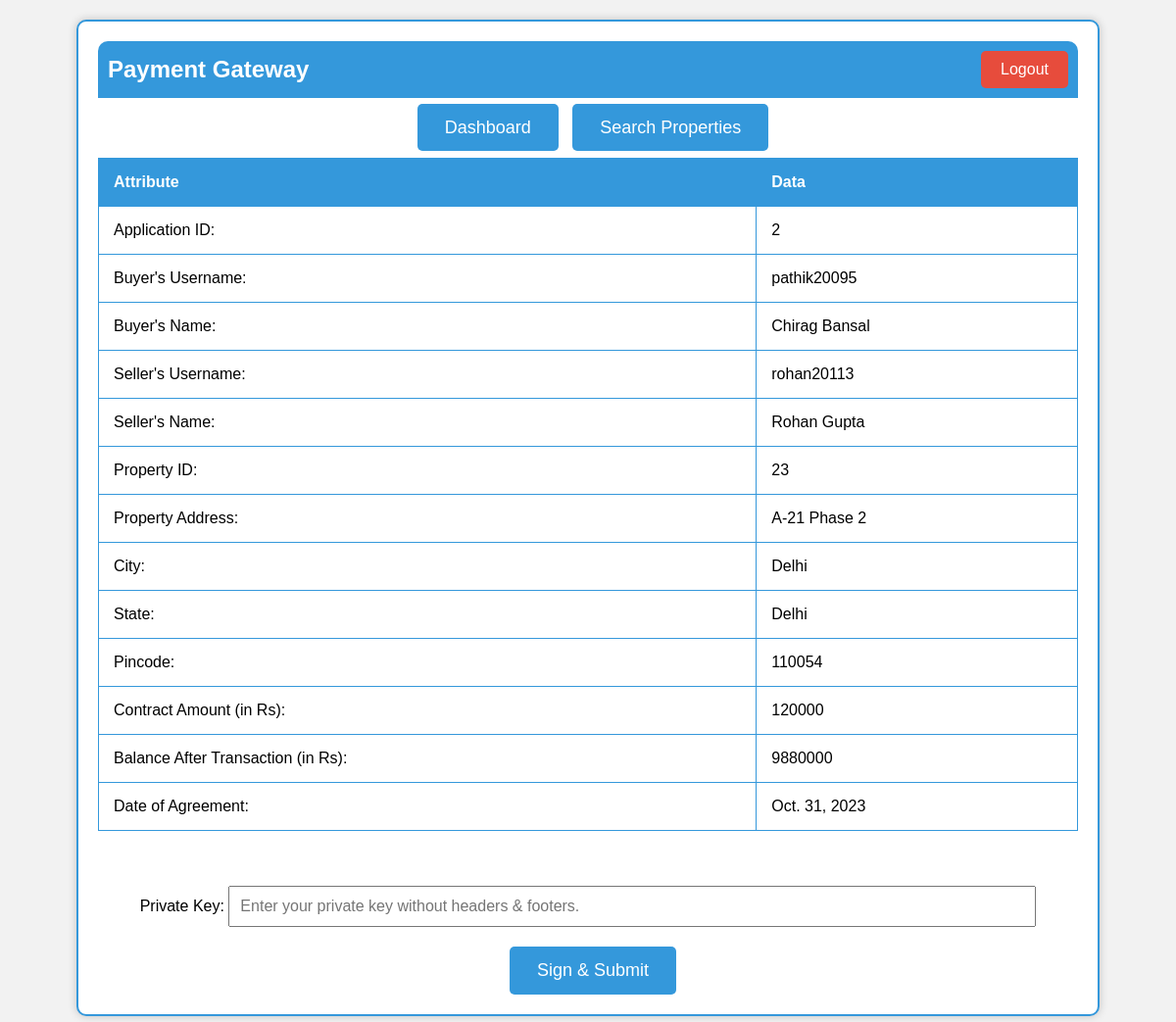
Screenshot of /payment_gateway/2 (signed in) with the database file from the repository.
### project_app/models.py (models this page shows, shortened)
class PropertyApplications(models.Model):
    property_id = models.DecimalField(decimal_places=0, max_digits=10, null = False, blank = False, default = False)
    property_owner = models.CharField(max_length=30,  null= False, blank=False, default = False)
    interested_user = models.CharField(max_length=30,  null= False, blank=False, default = False)
    status = models.CharField(max_length=15, null = False, blank = False, default = "PENDING")

class Property(models.Model):
    owner = models.CharField(max_length=30,  null= False, blank=False, default = None)
    address_line_1 = models.CharField(max_length=30,  null= False, blank=False, default = None)
    address_line_2 = models.CharField(max_length=30,  null= False, blank=True, default = '')
    state = models.CharField(max_length=30,  null= False, blank=False, default = None)
    city = models.CharField(max_length=30,  null= False, blank=False, default = None)
    pincode = models.CharField(max_length=6,  null= False, blank=False, default = None)
    type = models.CharField(max_length=4,  null= False, blank=False, default = None)
    duration = models.DecimalField(decimal_places=0, max_digits=3, validators=[MaxValueValidator(limit_value=240)], null = True, blank = True, default = None)
    price = models.DecimalField(decimal_places=0, max_digits=10, null = True, blank = True, default= 0)
    facilities = models.CharField(max_length=20,  null= False, blank=False, default = None)

class Property_Transfer_Contract(models.Model):
    id = models.AutoField(primary_key=True)
    application_id = models.DecimalField(decimal_places=0, max_digits=10, null = False, blank = False, default = None)
    property_id = models.DecimalField(decimal_places=0, max_digits=10, null = False, blank = False, default = None)
    property_address_line_1 = models.CharField(max_length=30,  null= False, blank=False, default = None)
    property_address_line_2 = models.CharField(max_length=30,  null= False, blank=True, default = '')
    property_state = models.CharField(max_length=30,  null= False, blank=False, default = None)
    property_city = models.CharField(max_length=30,  null= False, blank=False, default = None)
    property_pincode = models.CharField(max_length=6,  null= False, blank=False, default = None)
    buyer = models.CharField(max_length=30,  null= False, blank=False, default = None)
    first_name_buyer = models.CharField(max_length=30, null= False, blank=False, default = None)
    second_name_buyer = models.CharField(max_length=30, default= None)
    seller = models.CharField(max_length=30,  null= False, blank=False, default = None)
    first_name_seller = models.CharField(max_length=30, null= False, blank=False, default = None)
    second_name_seller = models.CharField(max_length=30, default= None)
    price = models.DecimalField(decimal_places=0, max_digits= 10, null = False, blank = False, default = None)
    date_of_agreement = models.DateField(null = False, blank = False, default= None)
    token = models.CharField(max_length=2000, null= False, blank=False, default = None)

### project_app/views.py (the view)
# urls.py: path("payment_gateway/<int:id>", views.payment_gateway, name = 'payment_gateway_page'),
def payment_gateway(request, id):
    username = request.session.get('username')
    if(request.session.get('email_kyc') is None):
            return redirect('/')
    if(username is None):
        return redirect('/login')
    if request.method == 'POST':
        data = json.loads(request.body)
        base64JsonString = data.get('contract_payload', None)
        base64Signature = data.get('signature', None)
        signature = base64.b64decode(data.get('signature', None))
        public_key_pem = AppUser.objects.get(username = username).public_key
        public_key = RSA.import_key(public_key_pem)
        try:
            h = SHA256.new(base64JsonString.encode('utf-8'))
            verifier = pkcs1_15.new(public_key)
            verifier.verify(h, signature)
        except Exception as e:
            messages.error(request, 'Signature Error!\n Please Try Again.')
            response_data = {
                'success': False,
                'url': f'/payment_gateway/{id}'
            }
            return JsonResponse(response_data)
        contract_object = Property_Transfer_Contract.objects.get(application_id = id)
        contract_object.token = contract_object.token + "." + base64Signature
        contract_object.save()
        property_obj = Property.objects.get(id = contract_object.property_id)
        property_obj.owner = contract_object.buyer
        property_obj.type = 'DELISTED'
        property_obj.save()
        current_application_obj = PropertyApplications.objects.get(id = id)
        current_application_obj.status = 'SUCCESS'
        current_application_obj.save()
        messages.success(request, 'Transaction Successful!')
        response_data = {
            'success': True,
            'url': '/search_properties/'
        }
        return JsonResponse(response_data)
    else:
        current_application = PropertyApplications.objects.get(id = id)
        current_user = AppUser.objects.filter(username = username)
        current_user_balance = current_user[0].balance
        required_amount = None
        current_property_id = current_application.property_id
        property_object = Property.objects.get(id = current_property_id)
        property_type = property_object.type
        if(property_type.lower() == 'rent'):
            required_amount = property_object.duration * property_object.price
            if(required_amount > current_user_balance):
                messages.info(request, "INSUFFICIENT BALANCE!")
                return redirect('search_properties_page')
            pass
        else:
            required_amount = property_object.price
            if(required_amount > current_user_balance):
                messages.info(request, "INSUFFICIENT BALANCE!")
                return redirect('search_properties_page')
            post_balance = current_user_balance - required_amount
            property_address = property_object.address_line_1 + " " +  property_object.address_line_2
            property_state = property_object.state
            property_city = property_object.city
            property_pincode = property_object.pincode
            contract_value = property_object.price
            date_of_agreement = Property_Transfer_Contract.objects.get(application_id = id).date_of_agreement
            buyer = AppUser.objects.get(username = username)
            buyer_name = buyer.first_name + " " + buyer.second_name
            seller = AppUser.objects.get(username = PropertyApplications.objects.get(id = id).property_owner)
            seller_name = seller.first_name +  " " + seller.second_name
            resp_data =  {'application_id': id, 'buyer_username':current_application.interested_user,
                        'buyer_name': buyer_name, 'seller_username': current_application.property_owner, 'seller_name': seller_name,
                        'property_id': current_application.property_id,  'property_address': property_address,
                        'city': property_city, 'state': property_state, 'pincode': property_pincode,
                        'contract_value': contract_value, 'date_of_agreement': date_of_agreement, 'post_balance': post_balance
                        }
            return render(request, 'payment_gateway.html', resp_data)

### project_app/templates/payment_gateway.html (shortened to what this page needs)
{%load static%}
<!DOCTYPE html>
<html>
<head>
</head>
<body>
    <div class="container">
        <div class="navbar">
            <h2>Payment Gateway</h2>
            <a class="logout-button" href="/logout">Logout</a>
        </div>
        <div class="button-container">
            <a class="button" href="/dashboard">Dashboard</a>
            <a class="button" href="/search_properties">Search Properties</a>
        </div>
        <table>
            <thead>
                <tr>
                    <th>Attribute</th>
                    <th>Data</th>
                </tr>
            </thead>
            <tbody>
                <tr>
                    <td>Application ID:</td>
                    <td>{{ application_id }}</td>
                </tr>
                <tr>
                    <td>Buyer's Username:</td>
                    <td>{{ buyer_username }}</td>
                </tr>
                <tr>
                    <td>Buyer's Name:</td>
                    <td>{{ buyer_name }}</td>
                </tr>
                <tr>
                    <td>Seller's Username:</td>
                    <td>{{ seller_username }}</td>
                </tr>
                <tr>
                    <td>Seller's Name:</td>
                    <td>{{ seller_name }}</td>
                </tr>
                <tr>
                    <td>Property ID:</td>
                    <td>{{ property_id }}</td>
                </tr>
                <tr>
                    <td>Property Address:</td>
                    <td>{{ property_address }}</td>
                </tr>
                <tr>
                    <td>City:</td>
                    <td>{{ city }}</td>
                </tr>
                <tr>
                    <td>State:</td>
                    <td>{{ state }}</td>
                </tr>
                <tr>
                    <td>Pincode:</td>
                    <td>{{ pincode }}</td>
                </tr>
                <tr>
                    <td>Contract Amount (in Rs):</td>
                    <td>{{ contract_value }}</td>
                </tr>
                <tr>
                    <td>Balance After Transaction (in Rs):</td>
                    <td>{{ post_balance }}</td>
                </tr>
                <tr>
                    <td>Date of Agreement:</td>
                    <td>{{ date_of_agreement }}</td>
                </tr>
            </tbody>
        </table>
        <br></br>
        <div id="message-container" class="messages"></div>
        <div class="private-key-input">
            <label for="private-key">Private Key:</label>
            <input type="text" id="private-key" name="private-key" placeholder="Enter your private key without headers & footers." style="width: 80%;">
        </div>
        <div class="button-container">
            <button class ='submit-key-button' id="sign_contract" class="button">Sign & Submit</button>
        </div>
    </div>
</body>
</html>

### project_app/templates/payment_gateway.html (style rules this page uses)
body { font-family: Arial, sans-serif; background-color: #f2f2f2; margin: 0; padding: 0; }
.container { max-width: 1000px; margin: 20px auto; padding: 20px; border: 2px solid #3498db; background-color: #fff; box-shadow: 0px 0px 10px rgba(0, 0, 0, 0.2); border-radius: 10px; }
.navbar { display: flex; justify-content: space-between; align-items: center; background-color: #3498db; padding: 10px; border-radius: 10px 10px 0 0; }
.navbar h2 { color: #fff; margin: 0; }
.logout-button { background-color: #e74c3c; color: #fff; border: none; padding: 10px 20px; font-size: 16px; border-radius: 5px; cursor: pointer; text-decoration: none; }
.button-container { margin-top: 20px; text-align: right; }
.button-container a.button { background-color: #3498db; color: #fff; padding: 10px 20px; font-size: 16px; border: none; border-radius: 5px; cursor: pointer; text-decoration: none; margin-left: 10px; }
table { width: 100%; border-collapse: collapse; margin-top: 20px; }
table, th, td { border: 1px solid #3498db; }
th, td { padding: 15px; text-align: left; }
th { background-color: #3498db; color: #fff; }
.private-key-input { text-align: center; }
#private-key { padding: 10px; font-size: 16px; }
.button-container { margin-top: 20px; text-align: center; }
.button-container a.button, .button-container button.submit-key-button { background-color: #3498db; color: #fff; padding: 14px 28px; font-size: 18px; border: none; border-radius: 5px; cursor: pointer; text-decoration: none; margin-left: 10px; }
.messages { background-color: #ffffff; color: #111111; padding: 10px; text-align: center; }

### rows the page displays
PropertyApplications: interested_user "pathik20095", property_owner "rohan20113", property "23"
Property: city "Delhi", state "Delhi", pincode "110054", price "120000"
Property_Transfer_Contract: date_of_agreement "Oct. 31, 2023"

### other values shown
{{ application_id }} "2"
{{ buyer_name }} "Chirag Bansal"
{{ seller_name }} "Rohan Gupta"
{{ property_address }} "A-21 Phase 2"
{{ post_balance }} "9880000"
